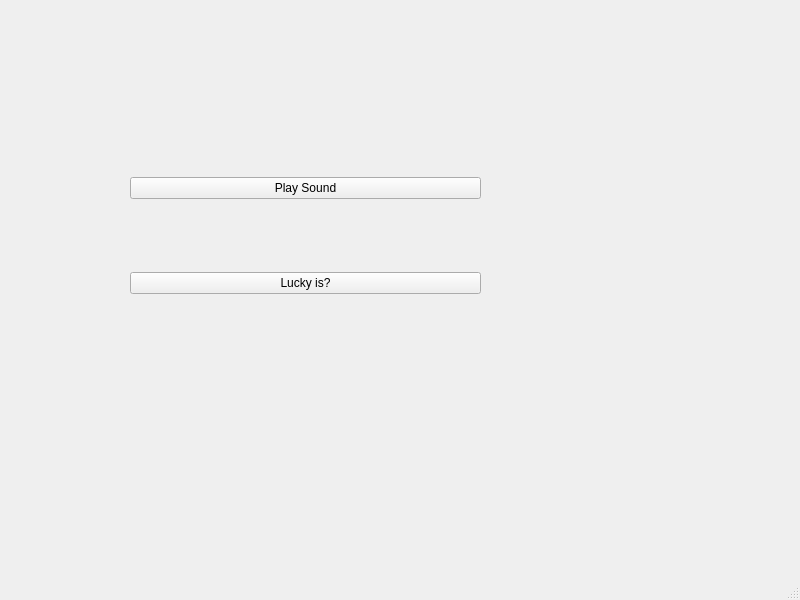
<?xml version="1.0" encoding="UTF-8"?>
<ui version="4.0">
 <class>MainWindow</class>
 <widget class="QMainWindow" name="MainWindow">
  <property name="geometry">
   <rect>
    <x>0</x>
    <y>0</y>
    <width>800</width>
    <height>600</height>
   </rect>
  </property>
  <property name="windowTitle">
   <string>MainWindow</string>
  </property>
  <widget class="QWidget" name="centralwidget">
   <widget class="QWidget" name="verticalLayoutWidget">
    <property name="geometry">
     <rect>
      <x>130</x>
      <y>110</y>
      <width>351</width>
      <height>251</height>
     </rect>
    </property>
    <layout class="QVBoxLayout" name="verticalLayout">
     <item>
      <widget class="QPushButton" name="pushButton">
       <property name="text">
        <string>Play Sound</string>
       </property>
      </widget>
     </item>
     <item>
      <widget class="QPushButton" name="pushButton_2">
       <property name="text">
        <string>Lucky is?</string>
       </property>
      </widget>
     </item>
    </layout>
   </widget>
  </widget>
  <widget class="QMenuBar" name="menubar">
   <property name="geometry">
    <rect>
     <x>0</x>
     <y>0</y>
     <width>800</width>
     <height>21</height>
    </rect>
   </property>
  </widget>
  <widget class="QStatusBar" name="statusbar"/>
 </widget>
 <resources/>
 <connections/>
</ui>
